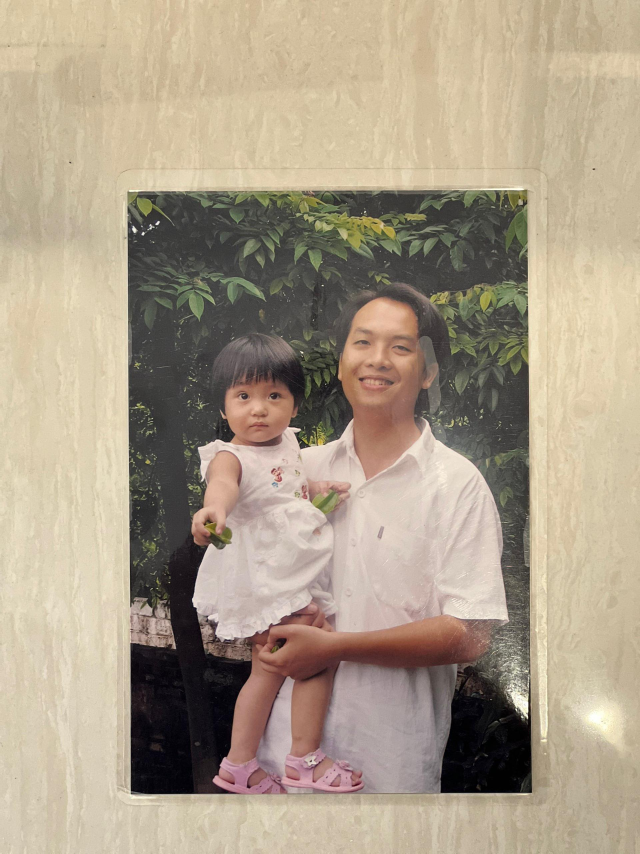
#> input picture docs/linh/week_2/351647850_915871959711583_9220469782239614014_n.jpg, 1920 x 2560 px (shown at 1/3 size); its folder holds only this picture in this run
$ jupyter execute Untitled.ipynb
#> lines starting #> are read from the running program, lines starting #| are printed output that depends on the picture
[cell 1]
from PIL import Image, ImageEnhance
import os
collage = Image.new("RGBA", (2500,1000))
#> collage: PIL image 2500x1000 RGBA; every value is 0

coords = [(j,i) for i in range(0,2500,500) for j in range(0,2500,500)]

imgs = []
valid_images = [".jpg",".gif",".png",".tga"]
path = 'week_2'
for f in os.listdir(path):
    ext = os.path.splitext(f)[1]
    if ext.lower() not in valid_images:
        continue
    imgs.append((os.path.join(path,f)))


for i in range(len(imgs)):
    img = Image.open(imgs[i])
#> img is the input picture: PIL image 1920x2560 RGB; mean R, G, B 170.6, 156.8, 137
    coor = coords[i]
    img = img.resize((500,500))
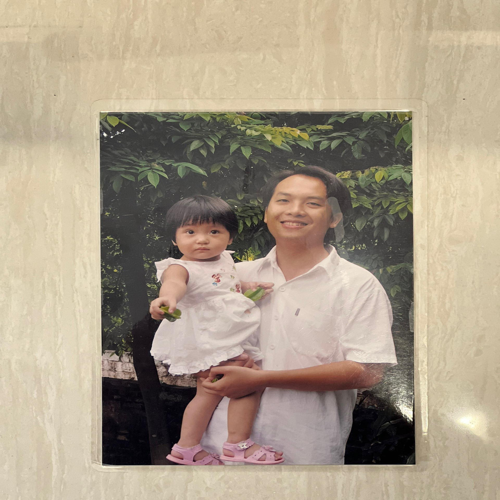
#> img: PIL image 500x500 RGB; mean R, G, B 170.6, 156.8, 137
    img = img.convert('RGB')
    collage.paste(img, coor)
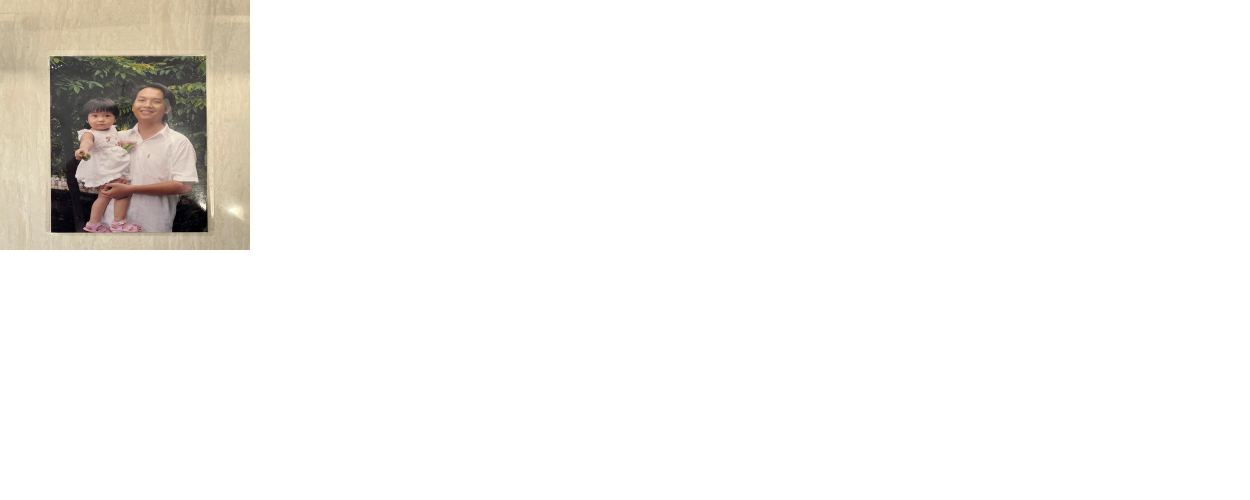
#> collage: PIL image 2500x1000 RGBA (shown at 1/2 size); mean R, G, B, A 17.1, 15.7, 13.7, 25.5; transparent parts drawn white
    print(coor)
# collage.show()
collage.save("yeuxa2.png")
# Output

$ run again, on docs/linh/week_2/354645477_2103023226699877_7194652806268601367_n.jpg
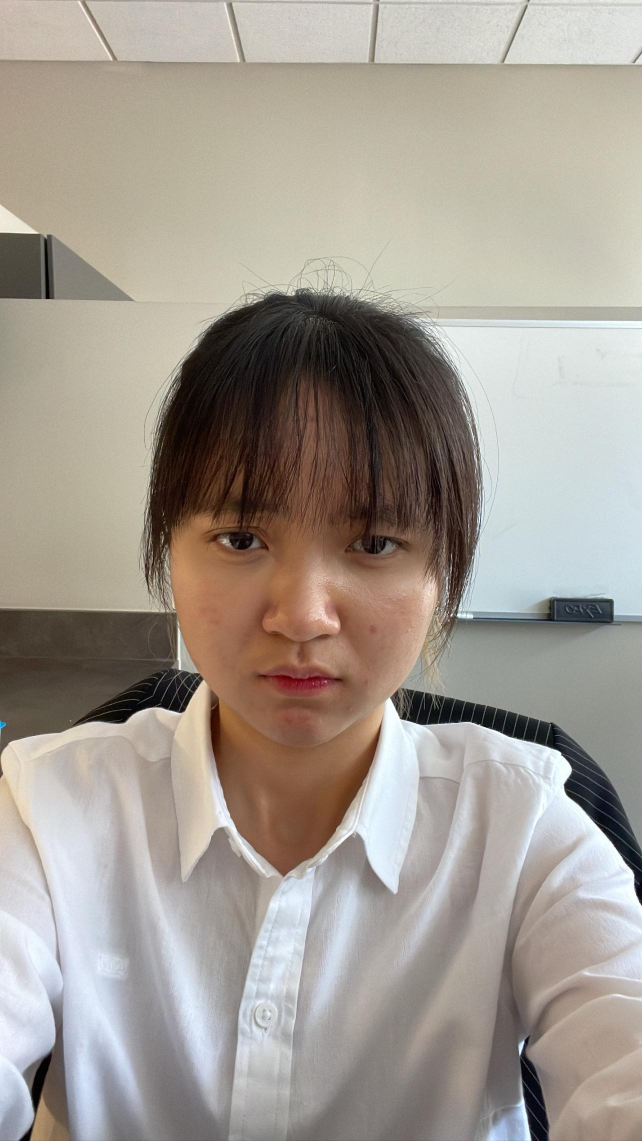
#> input picture docs/linh/week_2/354645477_2103023226699877_7194652806268601367_n.jpg, 1284 x 2282 px (shown at 1/2 size)
#> img is the input picture: PIL image 1284x2282 RGB; mean R, G, B 163, 155.4, 146.5
#> `img = img.resize((500,500))`:
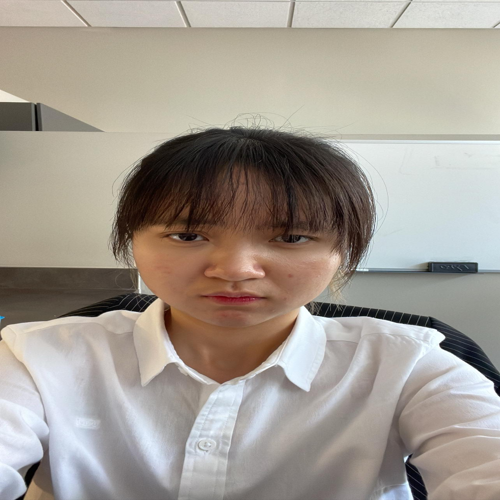
#> img: PIL image 500x500 RGB; mean R, G, B 163, 155.4, 146.5
#> `collage.paste(img, coor)`:
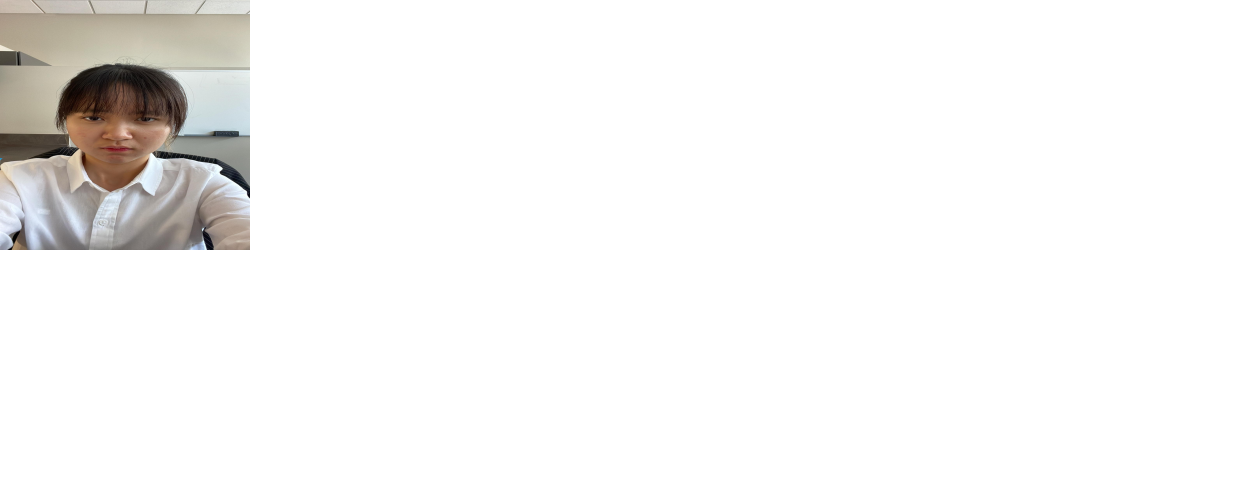
#> collage: PIL image 2500x1000 RGBA (shown at 1/2 size); mean R, G, B, A 16.3, 15.5, 14.7, 25.5; transparent parts drawn white

$ run again, on docs/linh/week_2/355125352_966374637847229_1422875559440628941_n.jpg
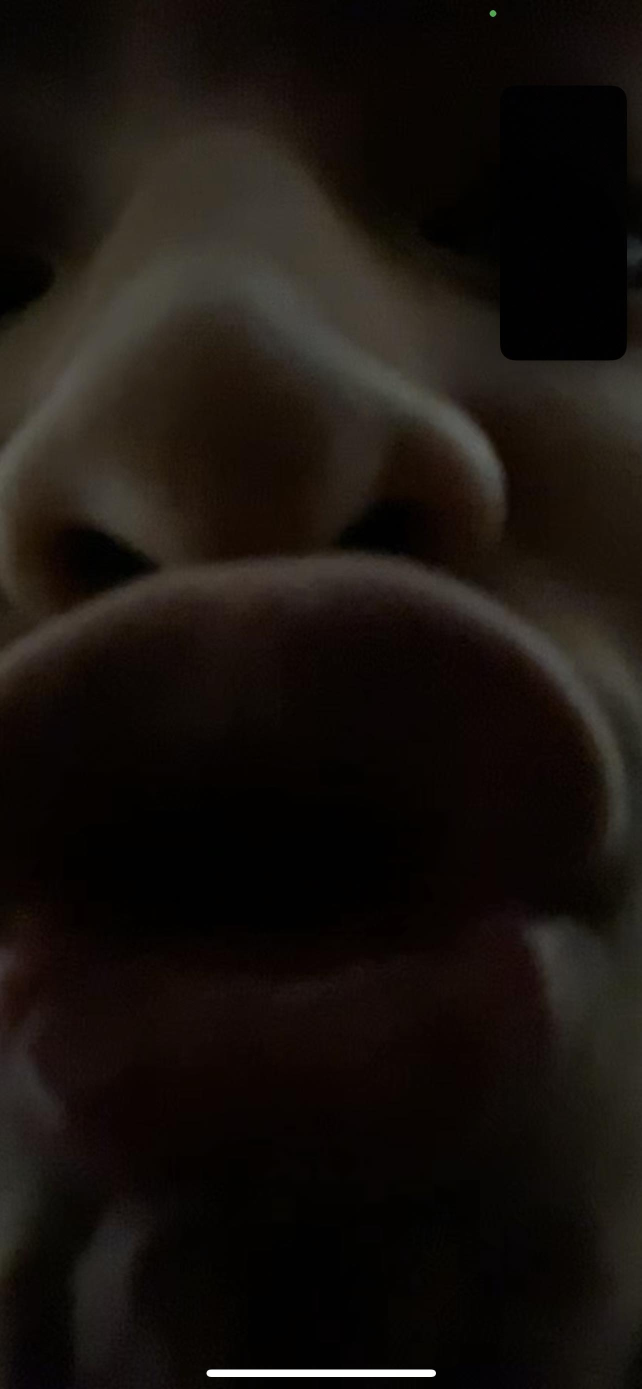
#> input picture docs/linh/week_2/355125352_966374637847229_1422875559440628941_n.jpg, 1284 x 2778 px (shown at 1/2 size)
#> img is the input picture: PIL image 1284x2778 RGB; mean R, G, B 24.1, 18.6, 14.4
#> `img = img.resize((500,500))`:
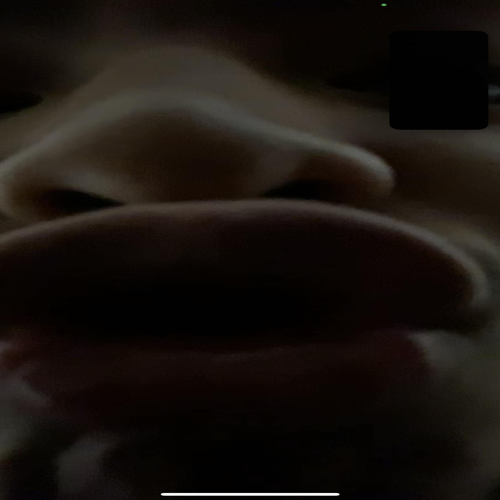
#> img: PIL image 500x500 RGB; mean R, G, B 24.1, 18.6, 14.4
#> `collage.paste(img, coor)`:
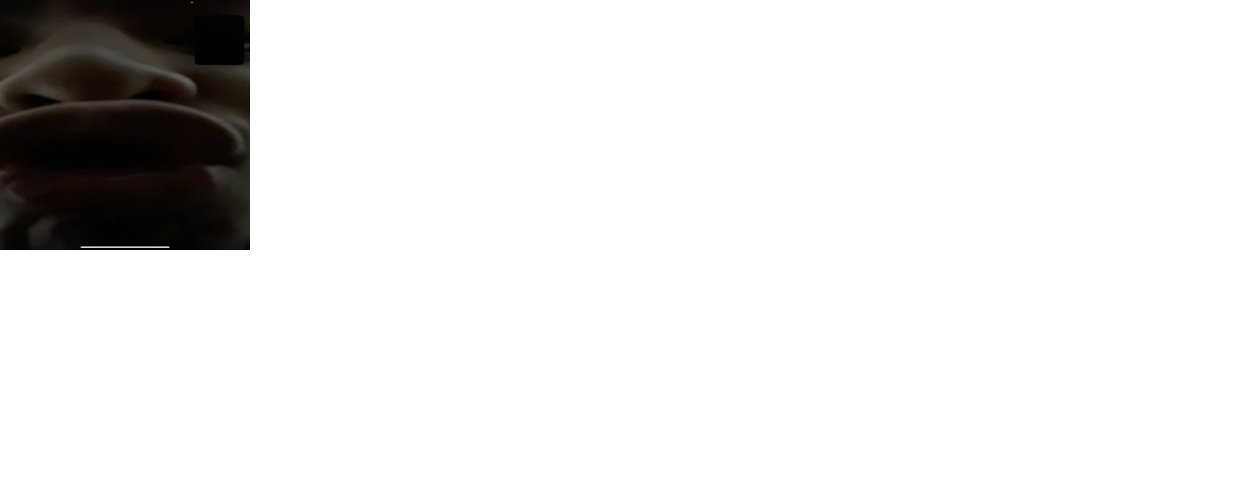
#> collage: PIL image 2500x1000 RGBA (shown at 1/2 size); mean R, G, B, A 2.4, 1.9, 1.4, 25.5; transparent parts drawn white

$ run again, on docs/linh/week_2/355221798_1178468199514707_7538550409709291927_n.jpg
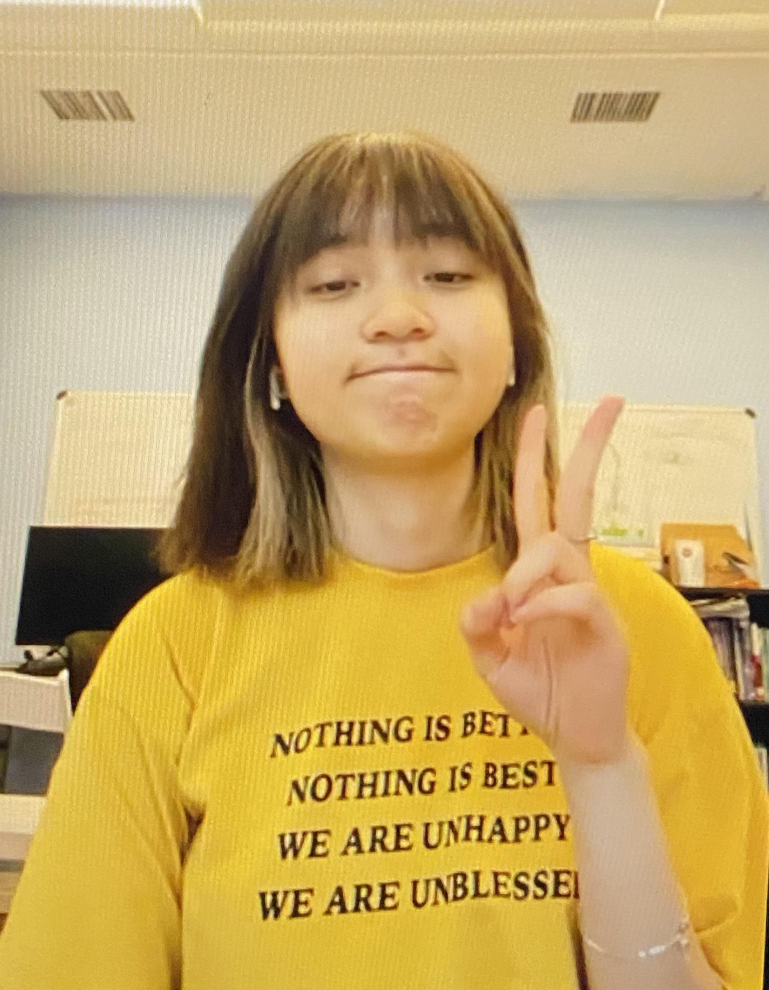
#> input picture docs/linh/week_2/355221798_1178468199514707_7538550409709291927_n.jpg, 2306 x 2969 px (shown at 1/3 size)
#> img is the input picture: PIL image 2306x2969 RGB; mean R, G, B 196.5, 167.1, 102.6
#> `img = img.resize((500,500))`:
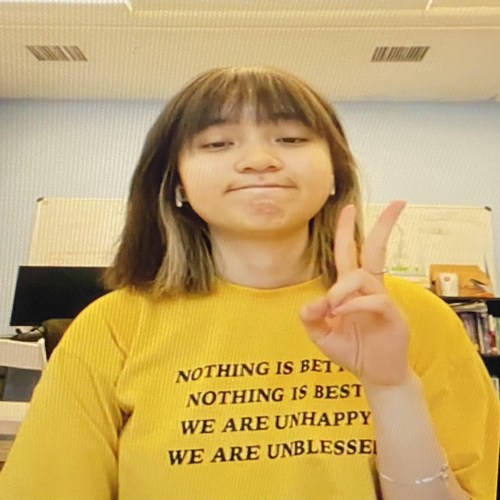
#> img: PIL image 500x500 RGB; mean R, G, B 196.5, 167.1, 102.6
#> `collage.paste(img, coor)`:
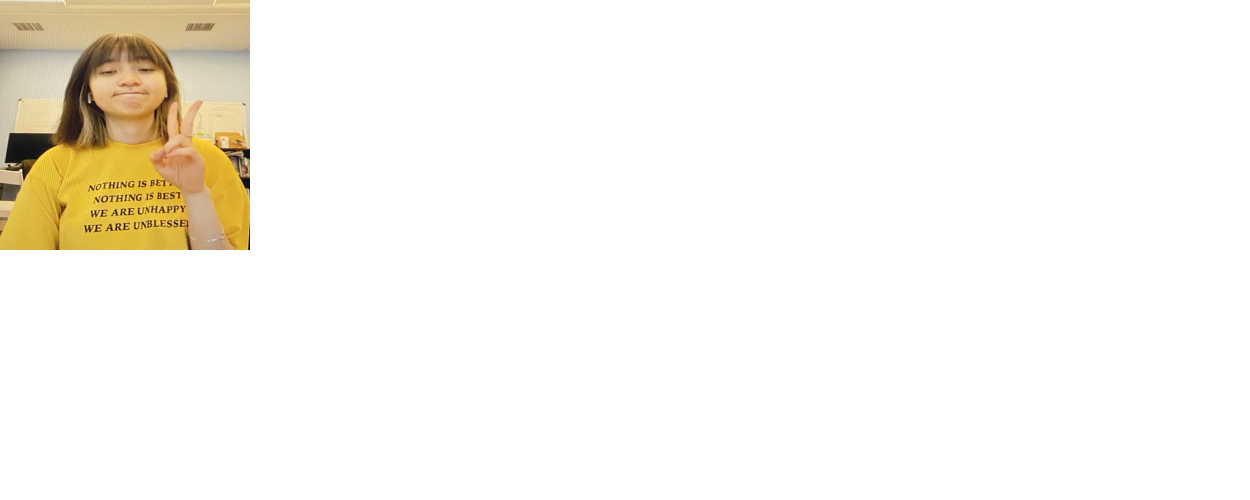
#> collage: PIL image 2500x1000 RGBA (shown at 1/2 size); mean R, G, B, A 19.7, 16.7, 10.3, 25.5; transparent parts drawn white

$ run again, on docs/linh/week_2/353794605_1698122173948620_7291890087375952280_n.jpg
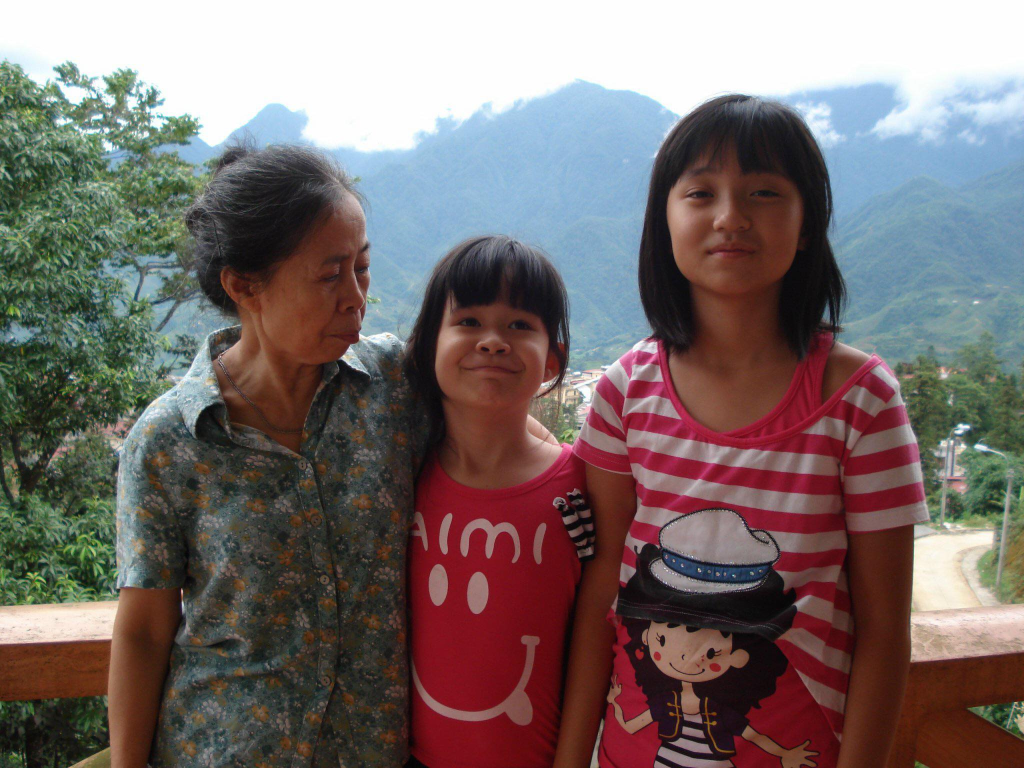
#> input picture docs/linh/week_2/353794605_1698122173948620_7291890087375952280_n.jpg, 2048 x 1536 px (shown at 1/2 size)
#> img is the input picture: PIL image 2048x1536 RGB; mean R, G, B 119.6, 107.8, 106.6
#> `img = img.resize((500,500))`:
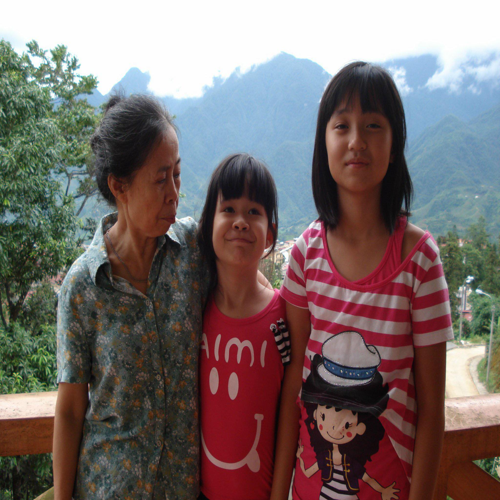
#> img: PIL image 500x500 RGB; mean R, G, B 119.6, 107.8, 106.6
#> `collage.paste(img, coor)`:
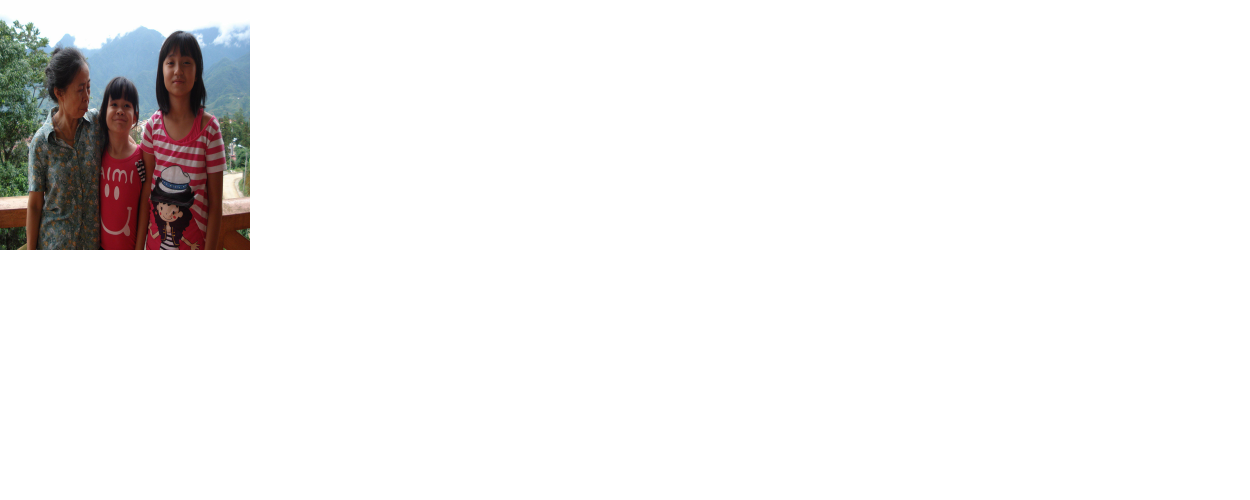
#> collage: PIL image 2500x1000 RGBA (shown at 1/2 size); mean R, G, B, A 12, 10.8, 10.7, 25.5; transparent parts drawn white
